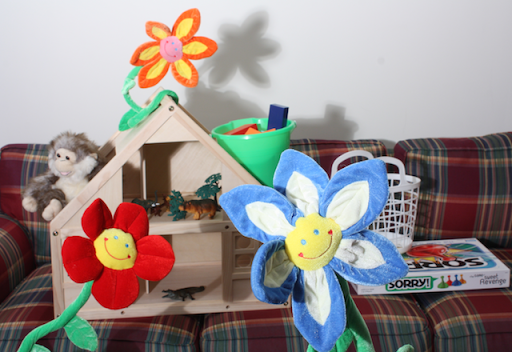
#> input picture examples/flowers-left.png, 512 x 352 px
$ python 2depthMap.py
#> lines starting #> are read from the running program, lines starting #| are printed output that depends on the picture
import cv2 as cv
from matplotlib import pyplot as plt

DEPTH_VISUALIZATION_SCALE = 2048

imgL = cv.imread('flowers-left.png',0)
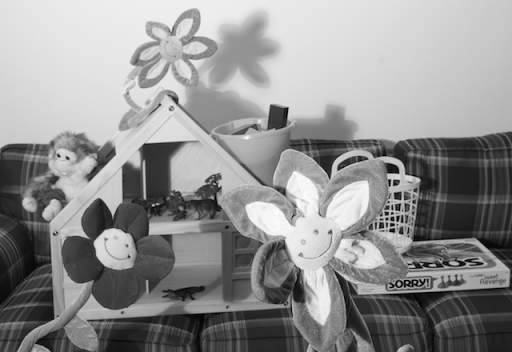
#> imgL: shape (352, 512); min 0, max 253, mean 144.9
imgR = cv.imread('flowers-right.png',0)
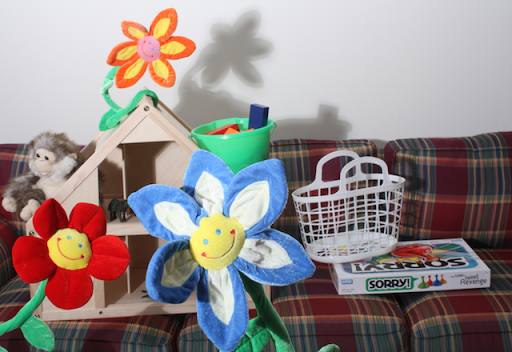
#> input picture examples/flowers-right.png, 512 x 352 px
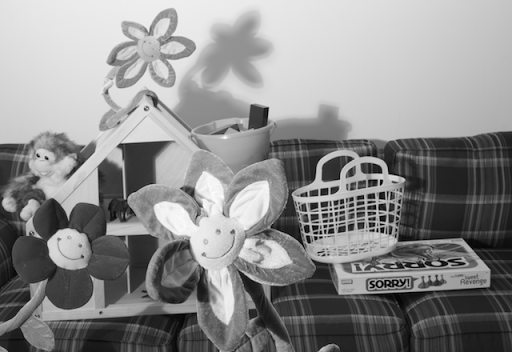
#> imgR: shape (352, 512); min 0, max 254, mean 140.6

stereo = cv.StereoBM_create(numDisparities=16, blockSize=15)
# NUMDISPARITIES	the disparity search range. For each pixel algorithm will find the best disparity from 0 (default minimum disparity)
#                   to numDisparities. The search range can then be shifted by changing the minimum disparity.
# BLOCKSIZE	the linear size of the blocks compared by the algorithm.
#           The size should be odd (as the block is centered at the current pixel). Larger block size implies smoother, though less accurate disparity map.
#           Smaller block size gives more detailed disparity map, but there is higher chance for algorithm to find a wrong correspondence.


disparity = stereo.compute(imgL,imgR) #depth
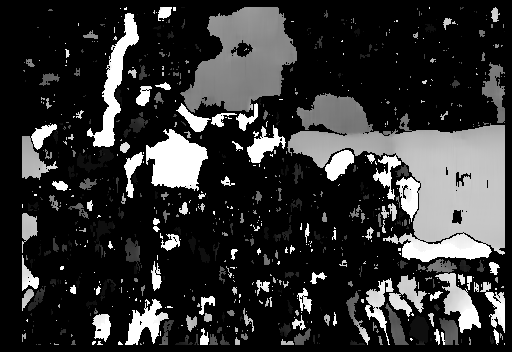
#> disparity: shape (352, 512) int16; min -16, max 240, mean 35.3; drawn with min black and max white
cv.imshow('depth/255', disparity / 255)
cv.imshow('depth', disparity )
# print(disparity[50])

cv.waitKey(0)
# plt.imshow(disparity,'gray')
# plt.show()
